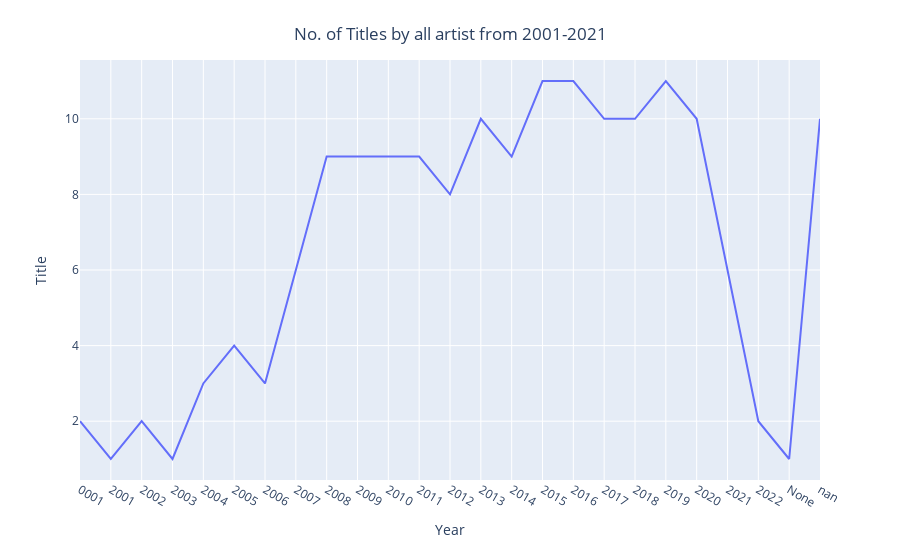

The code cell stored with this chart in its notebook:
### Code cell
df_temp= df_group.drop('Artist',axis=1)
df_temp=df_temp.groupby(['Year']).count()
df_temp=df_temp.reset_index()
fig = px.line(df_temp, x='Year',y='Title')
fig.update_layout(title={'text': "No. of Titles by all artist from 2001-2021",'y':0.95,'x':0.5,'xanchor': 'center','yanchor': 'top'})
fig.show()

### Figure 1 — Plotly figure (JSON) as saved in the notebook; plotly's stock layout.template omitted (floating-point values rounded to 4 significant figures)
{"data": [{"hovertemplate": "Year=%{x}<br>Title=%{y}<extra></extra>", "legendgroup": "", "line": {"color": "#636efa", "dash": "solid"}, "marker": {"symbol": "circle"}, "mode": "lines", "name": "", "orientation": "v", "showlegend": false, "type": "scatter", "x": ["0001", "2001", "2002", "2003", "2004", "2005", "2006", "2007", "2008", "2009", "2010", "2011", "2012", "2013", "2014", "2015", "2016", "2017", "2018", "2019", "2020", "2021", "2022", "None", "nan"], "xaxis": "x", "y": [2, 1, 2, 1, 3, 4, 3, 6, 9, 9, 9, 9, 8, 10, 9, 11, 11, 10, 10, 11, 10, 6, 2, 1, 10], "yaxis": "y"}], "layout": {"legend": {"tracegroupgap": 0}, "margin": {"t": 60}, "title": {"text": "No. of Titles by all artist from 2001-2021", "x": 0.5, "xanchor": "center", "y": 0.95, "yanchor": "top"}, "xaxis": {"anchor": "y", "domain": [0, 1], "title": {"text": "Year"}}, "yaxis": {"anchor": "x", "domain": [0, 1], "title": {"text": "Title"}}}}
